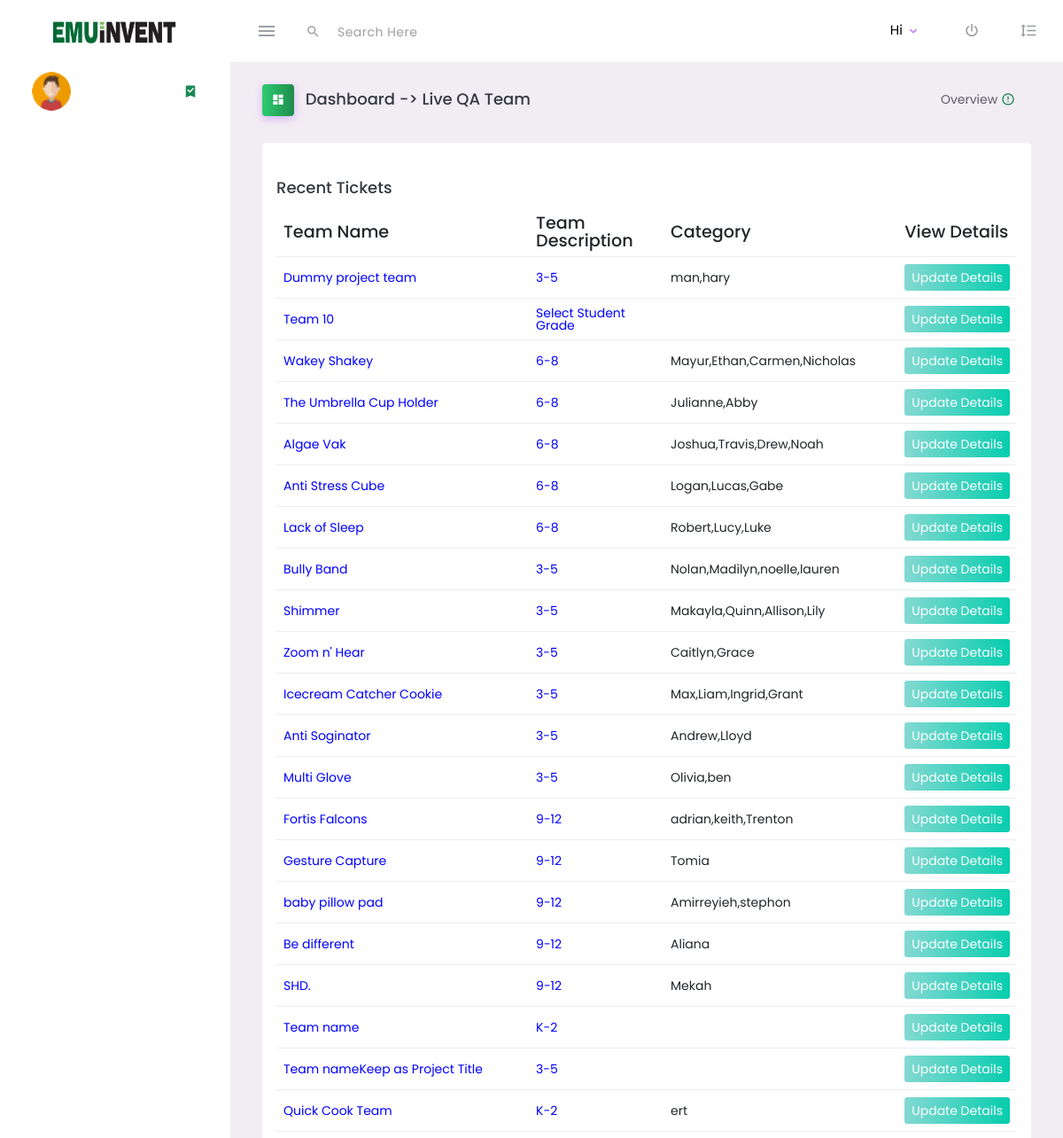
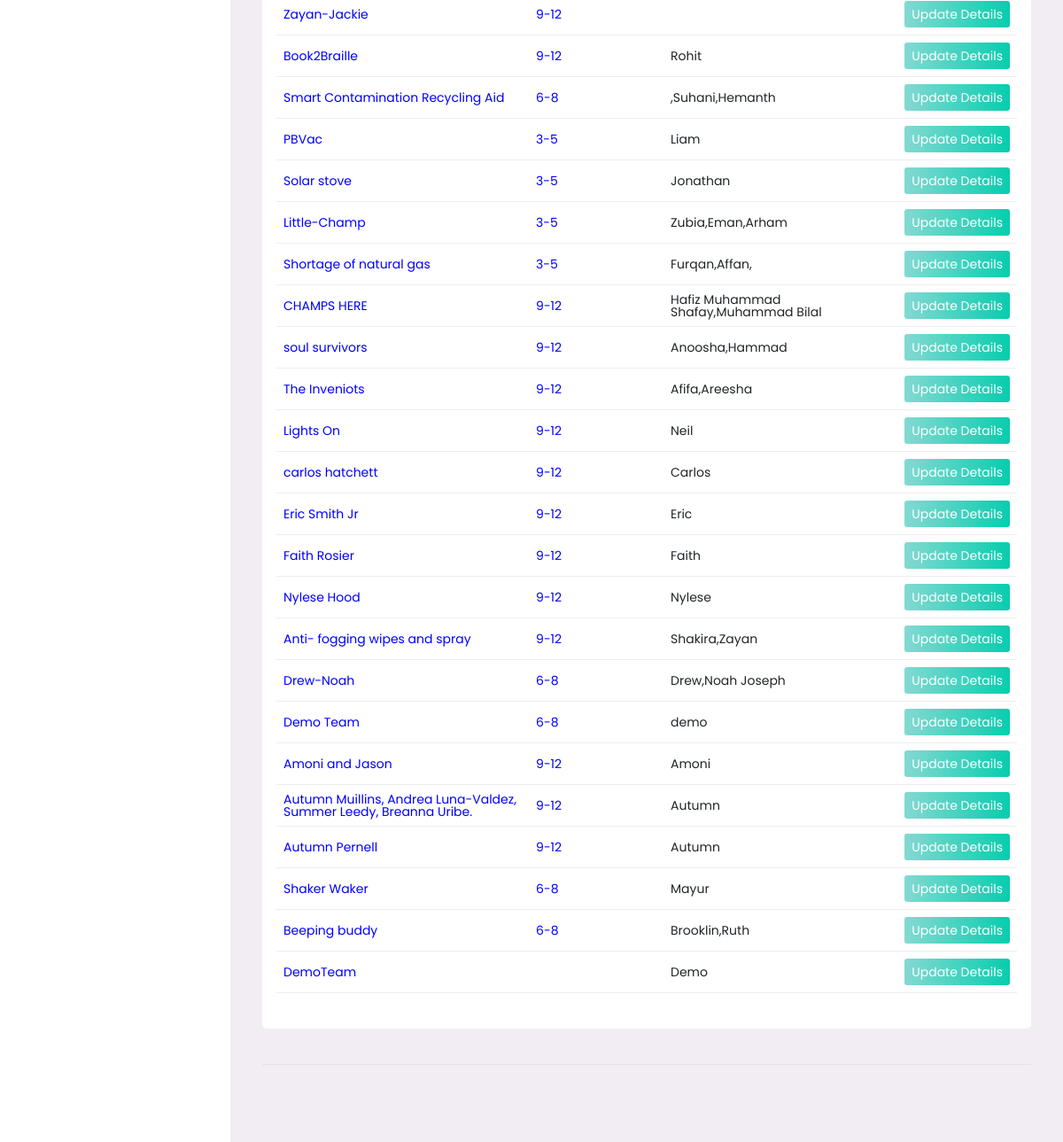
Page /adminpanel/superadmin/liveaqa_team.php on the committed database (2 pictures, top to bottom).
### tables this page shows
CREATE TABLE `tbl_team` (
  `id` int(10) NOT NULL,
  `project_team_name` varchar(100) DEFAULT NULL,
  `project_description` longtext DEFAULT NULL,
  `log_book` varchar(1000) DEFAULT NULL,
  `trifold` char(1) DEFAULT NULL,
  `video_pitch` varchar(1000) DEFAULT NULL,
  `power_supply` char(1) DEFAULT NULL,
  `category` varchar(1000) NOT NULL,
  `year` varchar(10) NOT NULL,
  `deleted` int(11) NOT NULL DEFAULT 0
);

### adminpanel/superadmin/liveaqa_team.php (the view, shortened to what this page needs)
<?php
$category='';
extract($_POST);
?>
<!DOCTYPE html>
<html lang="en">
<head>
    <link rel="stylesheet" href="../assets/vendors/mdi/css/materialdesignicons.min.css">
    <link rel="stylesheet" href="../assets/vendors/css/vendor.bundle.base.css">
    <link rel="stylesheet" href="../assets/css/style2.css">
</head>
<body>
  <div class="container-scroller">
        <?php include '../dashboardheader.php'; ?>
        <div class="main-panel">
            <div class="content-wrapper updated">
            <div class="page-header">
              <h3 class="page-title">
                <span class="page-title-icon text-white me-2">
                  <i class="mdi mdi-view-dashboard"></i>
                </span> Dashboard ->
                <span class="subtitle">Live QA Team</span>
              </h3>
              <nav aria-label="breadcrumb">
                <ul class="breadcrumb">
                  <li class="breadcrumb-item active" aria-current="page">
                    <span></span>Overview <i class="mdi mdi-alert-circle-outline icon-sm text-success align-middle"></i>
                  </li>
                </ul>
              </nav>
            </div>
            <div class="row">
              <div class="col-12 grid-margin">
                <div class="card">
                  <div class="card-body">
                    <h4 class="card-title">Recent Tickets</h4>
                    <div class="table-responsive">
                      <table class="table team_table">
                        <thead>
                          <tr>
                            <th scope="col">Team Name</th>
                            <th scope="col">Team Description</th>
                            <th scope="col">Category</th>
                            <th scope="col">View Details</th>
                          </tr>
                        </thead>
                        <tbody>
                        <?php
                        if ($category !== '') {
                          $q_team = mysqli_query($conn, "select distinct tt.id as team_id,tt.project_team_name as project_name,tt.project_description,tt.category,tt.video_pitch, tt.log_book
                            from tbl_team tt where category = '$category'");
                        } else {
                          $q_team = mysqli_query($conn, "select distinct tt.id as team_id,tt.project_team_name as project_name,tt.project_description,tt.category,tt.video_pitch, tt.log_book
                            from tbl_team tt");
                        }
                        while ($r_team = mysqli_fetch_assoc($q_team)) {
                          $team_id = $r_team['team_id'];
                          $team_m_q = mysqli_query($conn, "select GROUP_CONCAT(student_first_name) as members from tbl_team_member where team_id = $team_id");
                          $team_m_r = mysqli_fetch_assoc($team_m_q);
                        ?>
                          <tr>
                            <td><a href="viewteams.php?team_id=<?php echo $r_team["team_id"]; ?>"><?php echo $r_team["project_name"]; ?></a></td>
                            <td><a href="viewteams.php?team_id=<?php echo $r_team["team_id"]; ?>"><?php echo $r_team["category"]; ?></a></td>
                            <td><?php echo $team_m_r['members']; ?></td>
                            <td><a href="edit_team_liveqa.php?team_id=<?php echo $team_id; ?>"><button type="button" style="margin:0px; width:max-content; padding:.5rem;" class="btn btn-gradient-success btn-sm" onclick="edit(this)">Update Details</button></a></td>
                          </tr>
                        <?php
                        }
                        ?>
                        </tbody>
                      </table>
                    </div>
                  </div>
                </div>
              </div>
            </div>
             <footer class="footer">
</footer>
  </div>
  </div>
  </div>
</body>
</html>

### rows in the picture
tbl_team: project_team_name "Dummy project team", category "3-5", members "man,hary"
tbl_team: project_team_name "Team 10", category "Select Student Grade"
tbl_team: project_team_name "Wakey Shakey", category "6-8", members "Mayur,Ethan,Carmen,Nicholas"
tbl_team: project_team_name "The Umbrella Cup Holder", category "6-8", members "Julianne,Abby"
tbl_team: project_team_name "Algae Vak", category "6-8", members "Joshua,Travis,Drew,Noah"
tbl_team: project_team_name "Anti Stress Cube", category "6-8", members "Logan,Lucas,Gabe"
tbl_team: project_team_name "Lack of Sleep", category "6-8", members "Robert,Lucy,Luke"
tbl_team: project_team_name "Bully Band", category "3-5", members "Nolan,Madilyn,noelle,lauren"
tbl_team: project_team_name "Shimmer", category "3-5", members "Makayla,Quinn,Allison,Lily"
tbl_team: project_team_name "Zoom n' Hear", category "3-5", members "Caitlyn,Grace"
tbl_team: project_team_name "Icecream Catcher Cookie", category "3-5", members "Max,Liam,Ingrid,Grant"
tbl_team: project_team_name "Anti Soginator", category "3-5", members "Andrew,Lloyd"
tbl_team: project_team_name "Multi Glove", category "3-5", members "Olivia,ben"
tbl_team: project_team_name "Fortis Falcons", category "9-12", members "adrian,keith,Trenton"
tbl_team: project_team_name "Gesture Capture", category "9-12", members "Tomia"
tbl_team: project_team_name "baby pillow pad", category "9-12", members "Amirreyieh,stephon"
tbl_team: project_team_name "Be different", category "9-12", members "Aliana"
tbl_team: project_team_name "SHD.", category "9-12", members "Mekah"
tbl_team: project_team_name "Team name", category "K-2"
tbl_team: project_team_name "Team nameKeep as Project Title", category "3-5"
tbl_team: project_team_name "Quick Cook Team", category "K-2", members "ert"
tbl_team: project_team_name "Zayan-Jackie", category "9-12"
tbl_team: project_team_name "Book2Braille", category "9-12", members "Rohit"
tbl_team: project_team_name "Smart Contamination Recycling Aid", category "6-8", members ",Suhani,Hemanth"
tbl_team: project_team_name "PBVac", category "3-5", members "Liam"
tbl_team: project_team_name "Solar stove", category "3-5", members "Jonathan"
tbl_team: project_team_name "Little-Champ", category "3-5", members "Zubia,Eman,Arham"
tbl_team: project_team_name "Shortage of natural gas", category "3-5", members "Furqan,Affan,"
tbl_team: project_team_name "CHAMPS HERE", category "9-12", members "Hafiz Muhammad Shafay,Muhammad Bilal"
tbl_team: project_team_name "soul survivors", category "9-12", members "Anoosha,Hammad"
tbl_team: project_team_name "The Inveniots", category "9-12", members "Afifa,Areesha"
tbl_team: project_team_name "Lights On", category "9-12", members "Neil"
tbl_team: project_team_name "carlos hatchett", category "9-12", members "Carlos"
tbl_team: project_team_name "Eric Smith Jr", category "9-12", members "Eric"
tbl_team: project_team_name "Faith Rosier", category "9-12", members "Faith"
tbl_team: project_team_name "Nylese Hood", category "9-12", members "Nylese"
tbl_team: project_team_name "Anti- fogging wipes and spray", category "9-12", members "Shakira,Zayan"
tbl_team: project_team_name "Drew-Noah", category "6-8", members "Drew,Noah Joseph"
tbl_team: project_team_name "Demo Team", category "6-8", members "demo"
tbl_team: project_team_name "Amoni and Jason", category "9-12", members "Amoni"
tbl_team: project_team_name "Autumn Muillins, Andrea Luna-Valdez, Summer Leedy, Breanna Uribe.", category "9-12", members "Autumn"
tbl_team: project_team_name "Autumn Pernell", category "9-12", members "Autumn"
tbl_team: project_team_name "Shaker Waker", category "6-8", members "Mayur"
tbl_team: project_team_name "Beeping buddy", category "6-8", members "Brooklin,Ruth"
tbl_team: project_team_name "DemoTeam", members "Demo"
